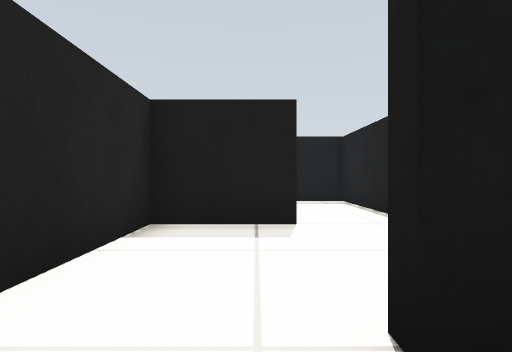
View 1 (above)

18 first-person views from a walk through a Gazebo world. The camera is 0.39 m above the floor, looks level and sees 75° across. The floor is counted in squares, 0.5 m on a side. Each view is taken from the middle of a square. On the plan, view 1 faces up. The plan holds only what a view shows up to about 11 squares ahead; the rest is blank.

View 2
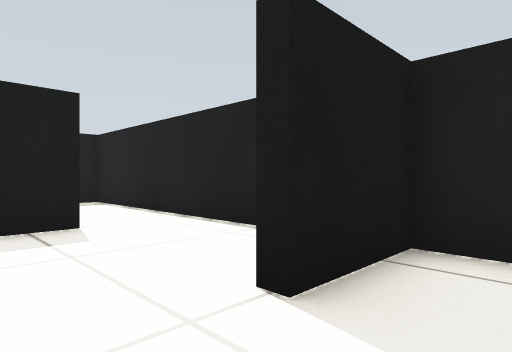

View 3
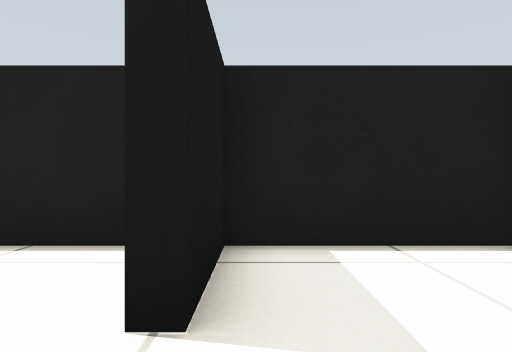

View 4
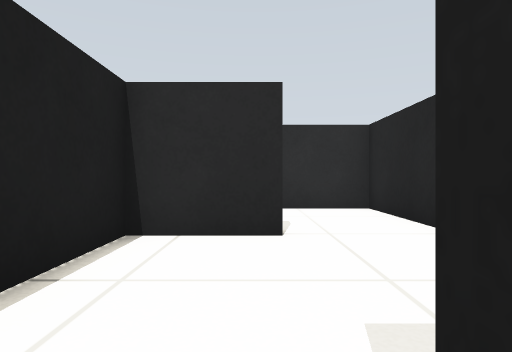

View 5
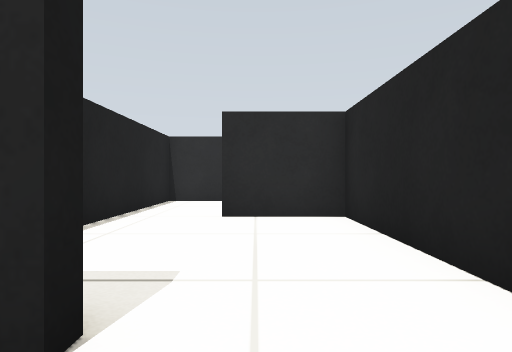

View 6
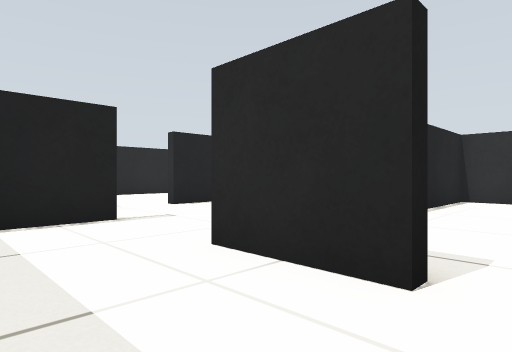

View 7
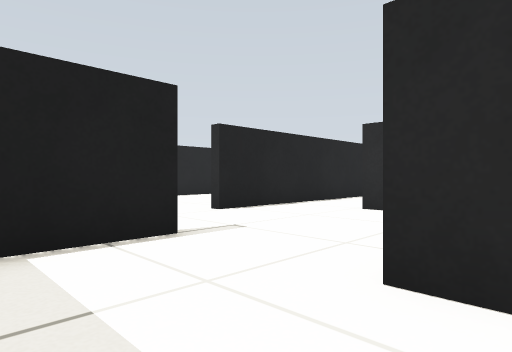

View 8
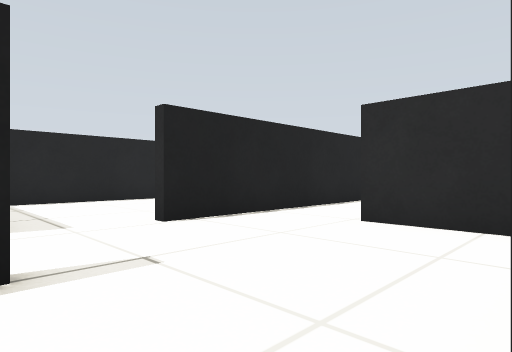

View 9
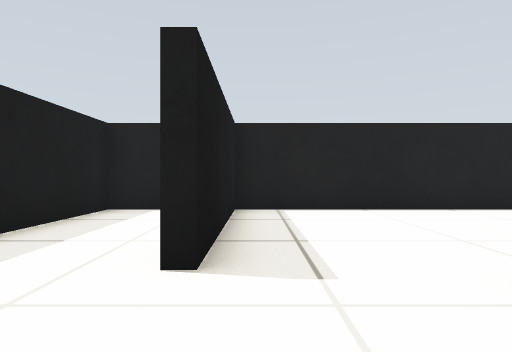

View 10
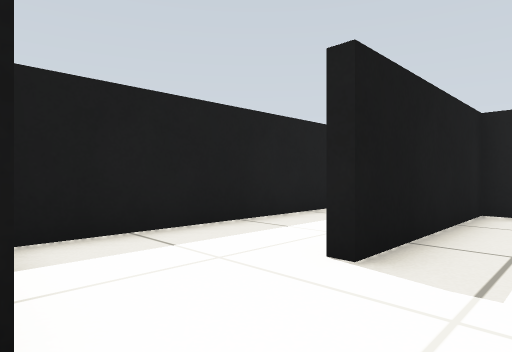

View 11
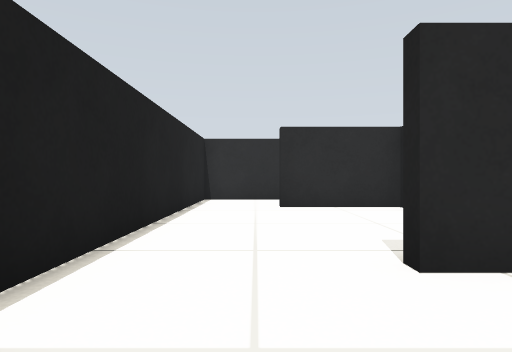

View 12
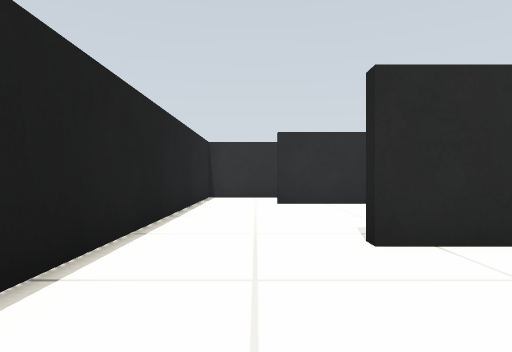

View 13
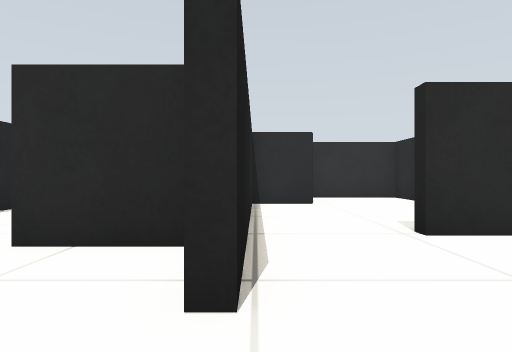

View 14
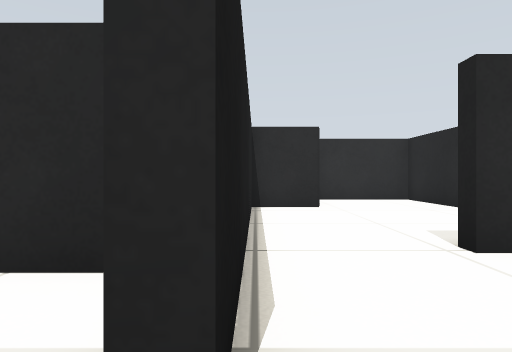

View 15
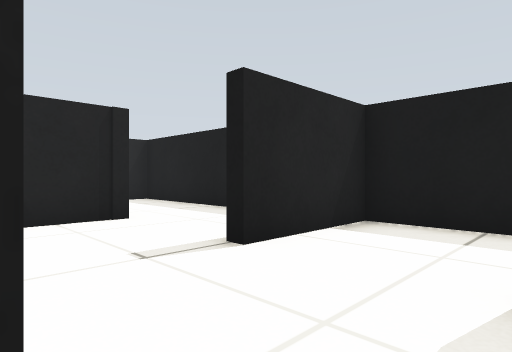

View 16
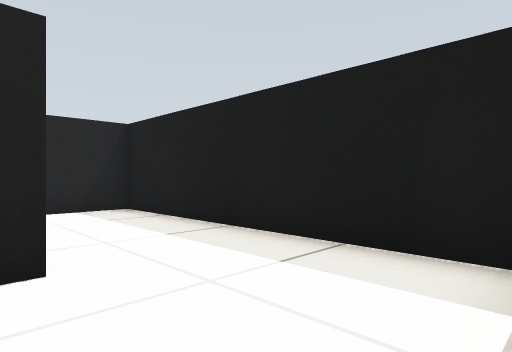

View 17
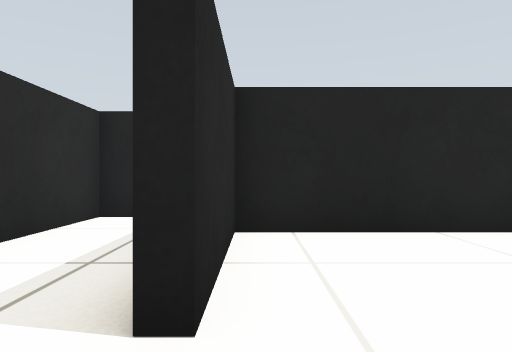

View 18
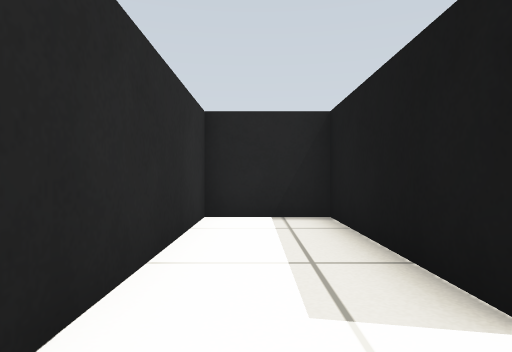

### Floor plan
Ten units are one square. View 1 is at (0, 0); x grows to the right and y downward. Boxes are objects, and circles mark ways between rooms. Rooms are numbered by the first view taken in them; rooms with no view inside come last. Other rooms are left out.
<svg viewBox="-22 -139 164 164">
<path fill="none" stroke="#000" d="M-17 -14 -17 20 4 20M27 19 27 -13 7 -13M-17 -99 -17 -56 8 -56M27 -56 27 -105 13 -105M59 -105 59 -125M63 -115 63 -105M8 -107 30 -107 30 -90M56 -134 -17 -134 -17 -117M36 -56 58 -56M87 -105 87 -109M81 -56 81 -81 85 -81M88 -63 108 -63M84 -46 84 -7 115 -7M137 -5 137 -105 87 -105M113 -4 67 -4 67 20 137 20 137 -5M64 -7 81 -7M30 -7 30 20 60 20M81 -11 81 -56M58 -56 58 -52M7 -13 7 -16 27 -16 27 -56M8 -53 -17 -53 -17 -14M137 -121 137 -134 63 -134 63 -115"/>
<circle cx="-5" cy="-10" r="3" fill="#2a7"/>
<circle cx="-5" cy="-100" r="3" fill="#2a7"/>
<circle cx="15" cy="-50" r="3" fill="#2a7"/>
<circle cx="85" cy="-95" r="3" fill="#2a7"/>
<circle cx="65" cy="-50" r="3" fill="#2a7"/>
<circle cx="75" cy="-110" r="3" fill="#2a7"/>
<circle cx="125" cy="0" r="3" fill="#2a7"/>
<text x="0" y="0">1</text>
<text x="0" y="-80">2</text>
<text x="40" y="-100">3</text>
<text x="110" y="-50">4</text>
<text x="110" y="10">5</text>
<text x="50" y="-20">6</text>
<text x="10" y="-30">7</text>
<text x="100" y="-130">8</text>
</svg>
Room 1 opens to room 7. Room 2 opens to room 3. Room 2 opens to room 7. Room 3 opens to room 4. Room 3 opens to room 6. Room 3 opens to room 8. Room 4 opens to room 5.

Where each view was taken, in squares from view 1:
view 1: 0 up, 0 right, facing up
view 2: 0 up, 1 left, facing up-right
view 3: 1 up, 1 left, facing right
view 4: 6 up, 1 right, facing down
view 5: 12 up, 0 right, facing down
view 6: 13 up, 0 right, facing down-right
view 7: 13 up, 2 right, facing down-right
view 8: 11 up, 3 right, facing down-right
view 9: 10 up, 6 right, facing right
view 10: 9 up, 6 right, facing up-right
view 11: 9 up, 12 right, facing down
view 12: 10 up, 12 right, facing down
view 13: 10 up, 8 right, facing down
view 14: 9 up, 8 right, facing down
view 15: 8 up, 9 right, facing up-left
view 16: 10 up, 6 right, facing up-left
view 17: 1 up, 13 right, facing left
view 18: 1 down, 13 right, facing left
